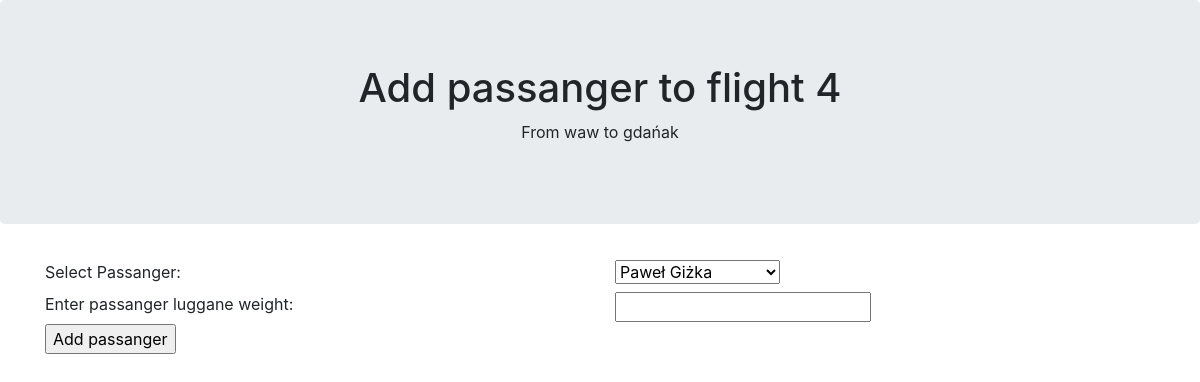
The page /airlinemanager/flights/4/add_passanger_form on the database its author committed.
### flightmanager/models.py (models this page shows)
class Flight(models.Model):
    start_date = models.DateTimeField()
    land_date = models.DateTimeField()
    start_airport = models.CharField(max_length=20)
    land_airport = models.CharField(max_length=20)
    airplane = models.ForeignKey(Airplane, on_delete=models.CASCADE)

### flightmanager/views.py (the view)
# urls.py: path('flights/<int:flight_id>/add_passanger_form', views.add_passanger_form, name='add_passanger_form'),
def add_passanger_form(request, flight_id):
    flight = get_object_or_404(Flight, pk=flight_id)
    passangers = Passanger.objects.all()
    return render(request, 'flightmanager/add_passanger.html', {'flight': flight, 'passangers': passangers})

### flightmanager/templates/flightmanager/add_passanger.html (shortened to what this page needs)
<!DOCTYPE html>
<html lang="en">
<head>
  <link rel="stylesheet" href="https://maxcdn.bootstrapcdn.com/bootstrap/4.1.0/css/bootstrap.min.css">
</head>
<body>
<div class="jumbotron text-center">
    <h1>Add passanger to flight {{ flight.id }}</h1>
    <p>From {{ flight.start_airport }} to {{ flight.land_airport }}</p>
</div>
<div class="container" style="margin-top: 3%">
    <form id="add_user" action="{% url 'flightmanager:add_passanger' flight.id %}" method="post">
        <div class="row">
            <div class="col-sm-6">
                <label for="sel1">Select Passanger:</label>
            </div>
            <div class="col-sm-6">
                <select name="select" form="add_user">
                {% for passanger in passangers %}
                    <option value="{{ passanger.id }}">{{ passanger.name }} {{ passanger.surname }}</option>
                {% endfor %}
                </select>
            </div>
            <div class="col-sm-6">
                <label for="luggage_weight">Enter passanger luggane weight:</label>
            </div>
            <div class="col-sm-6">
                <input name="luggage_weight" required="" id="luggage_weight" type="number">
            </div>
            <div class="col-sm-12">
                <input type="submit" value="Add passanger" />
            </div>
        </div>
    </form>
</div>
</body>
</html>

### rows shown on the page
Flight: id "4", start_airport "waw", land_airport "gdańak"

### other values the page prints
form field select "Paweł Giżka"
